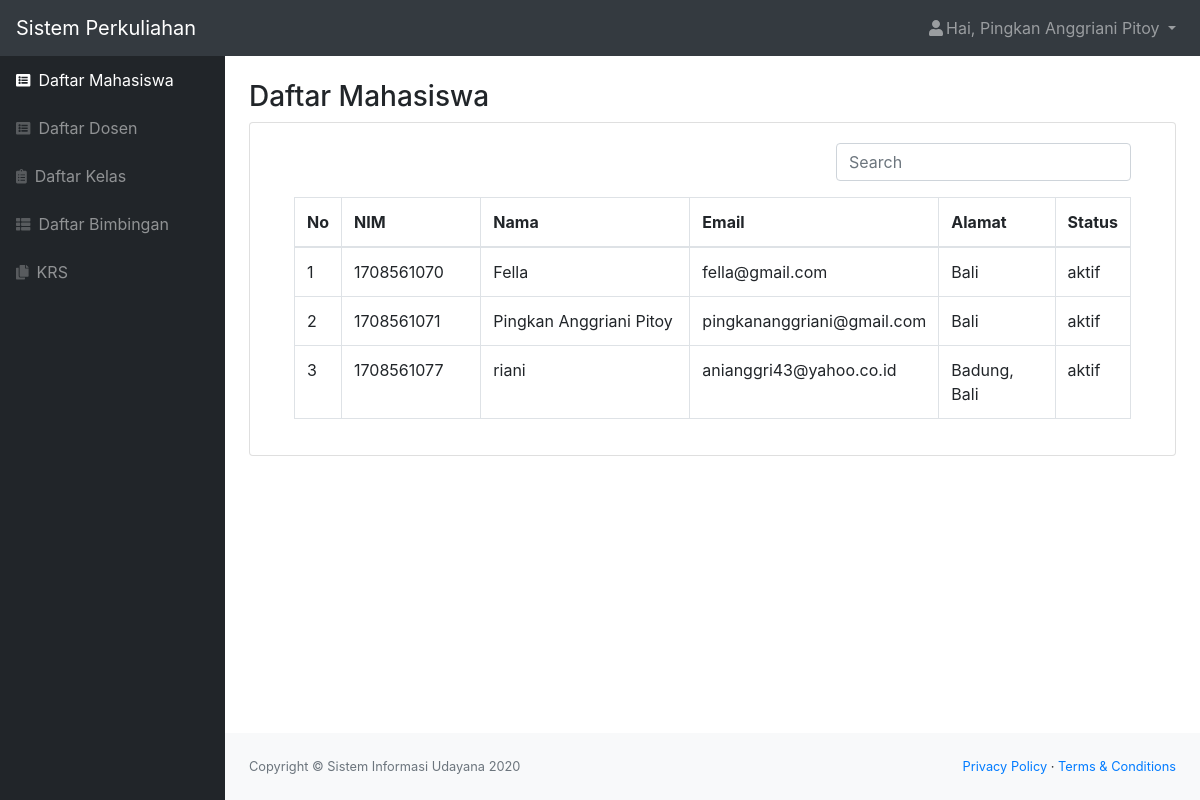
Screenshot of /mhs.php (signed in) with the database file from the repository.
### tables this page shows
CREATE TABLE `mahasiswa` (
  `id_mahasiswa` int(11) NOT NULL,
  `role` char(1) NOT NULL,
  `nim` char(10) NOT NULL,
  `nama` varchar(50) NOT NULL,
  `email` varchar(50) NOT NULL,
  `alamat` varchar(50) NOT NULL,
  `tanggal_lahir` date NOT NULL,
  `status` varchar(20) NOT NULL,
  `password` varchar(300) NOT NULL
);

### mhs.php (the view, shortened to what this page needs)
<?php
    include "function.php";
    $queryMahasiswa = mysqli_query($koneksi, "SELECT * FROM mahasiswa ORDER BY nim asc");
    $nama = $_SESSION['nama'];
    $role = $_SESSION['role'];
?>
<!DOCTYPE html>
<html lang="en">
    <head>
        <link href="styles.css" rel="stylesheet" />
        <link href="https://cdn.datatables.net/1.10.20/css/dataTables.bootstrap4.min.css" rel="stylesheet" />
    </head>
    <body class="sb-nav-fixed">
        <nav class="sb-topnav navbar navbar-expand navbar-dark bg-dark">
            <a class="navbar-brand" href="index.html">Sistem Perkuliahan</a>
            <ul class="navbar-nav ml-auto">
                <li class="nav-item dropdown">
                    <a class="nav-link dropdown-toggle" id="userDropdown" href="#" role="button" data-toggle="dropdown" aria-haspopup="true" aria-expanded="false"><i class="fas fa-user fa-fw"></i>Hai, <?= $nama; ?> </a>
                </li>
            </ul>
        </nav>
        <div id="layoutSidenav">
            <div id="layoutSidenav_nav">
                <nav class="sb-sidenav accordion sb-sidenav-dark" id="sidenavAccordion">
                    <div class="sb-sidenav-menu">
                        <div class="nav">
                            <a class="nav-link active" href="mhs.php"
                                ><div class="sb-nav-link-icon"><i class="fas fa-list-alt"></i></div>
                                Daftar Mahasiswa</a
                            >
                            <a class="nav-link" href="dosen.php"
                                ><div class="sb-nav-link-icon"><i class="fas fa-list-alt"></i></div>
                                Daftar Dosen</a
                            >
                            <a class="nav-link" href="kelas.php"
                                ><div class="sb-nav-link-icon"><i class="fas fa-clipboard-list"></i></div>
                                Daftar Kelas</a
                            >
                            <a class="nav-link" href="bimbingan.php"
                                ><div class="sb-nav-link-icon"><i class="fas fa-th-list"></i></div>
                                Daftar Bimbingan</a
                            >
                            <?php if($role == "1") { ?>
                            <a class="nav-link" href="krs.php"
                                ><div class="sb-nav-link-icon"><i class="fas fa-copy"></i></div>
                                KRS</a>
                            <?php } ?>
                        </div>
                    </div>
                </nav>
            </div>
            <div id="layoutSidenav_content">
                <main>
                    <div class="container-fluid">
                        <h3 class="mt-4">Daftar Mahasiswa</h3>
                        <div class="card mb-4">
                            <div class="card-body">
                                <div class="table-responsive">
                                    <form action="" method="POST" >
                                        <input class="form-control col-sm-4 mb-3 ml-auto mr-4 keyword" type="text" placeholder="Search" aria-label="Search" name="keyword" autofocus autocomplete="off">
                                    </form>
                                    <div class="container">
                                        <table class="table table-bordered" id="dataTable" width="100%" cellspacing="0">
                                            <thead>
                                                <tr>
                                                    <th>No</th>
                                                    <th class="col-sm-2">NIM</th>
                                                    <th class="col-sm-3">Nama</th>
                                                    <th class="col-sm-3">Email</th>
                                                    <th>Alamat</th>
                                                    <th>Status</th>
                                                </tr>
                                            </thead>
                                            <?php $i=1;
                                            foreach ($queryMahasiswa as $data) : ?>
                                                <tr>
                                                    <td><?= $i++; ?></td>
                                                    <td><?= $data['nim']; ?></td>
                                                    <td><?= $data['nama']; ?></td>
                                                    <td><?= $data['email']; ?></td>
                                                    <td><?= $data['alamat']; ?></td>
                                                    <td><?= $data['status']; ?></td>
                                                </tr>
                                                <?php endforeach; ?>
                                        </table>
                                    </div>
                                </div>
                            </div>
                        </div>
                    </div>
                </main>
                <footer class="py-4 bg-light mt-auto">
                    <div class="container-fluid">
                        <div class="d-flex align-items-center justify-content-between small">
                            <div class="text-muted">Copyright &copy; Sistem Informasi Udayana 2020</div>
                            <div>
                                <a href="#">Privacy Policy</a>
                                &middot;
                                <a href="#">Terms &amp; Conditions</a>
                            </div>
                        </div>
                    </div>
                </footer>
            </div>
        </div>
    </body>
</html>

### rows the page displays
mahasiswa: nim "1708561070", nama "Fella", email "fella@gmail.com", alamat "Bali", status "aktif"
mahasiswa: nim "1708561071", nama "Pingkan Anggriani Pitoy", email "pingkananggriani@gmail.com", alamat "Bali", status "aktif"
mahasiswa: nim "1708561077", nama "riani", email "anianggri43@yahoo.co.id", alamat "Badung, Bali", status "aktif"

### other values shown
$nama "Pingkan Anggriani Pitoy"
